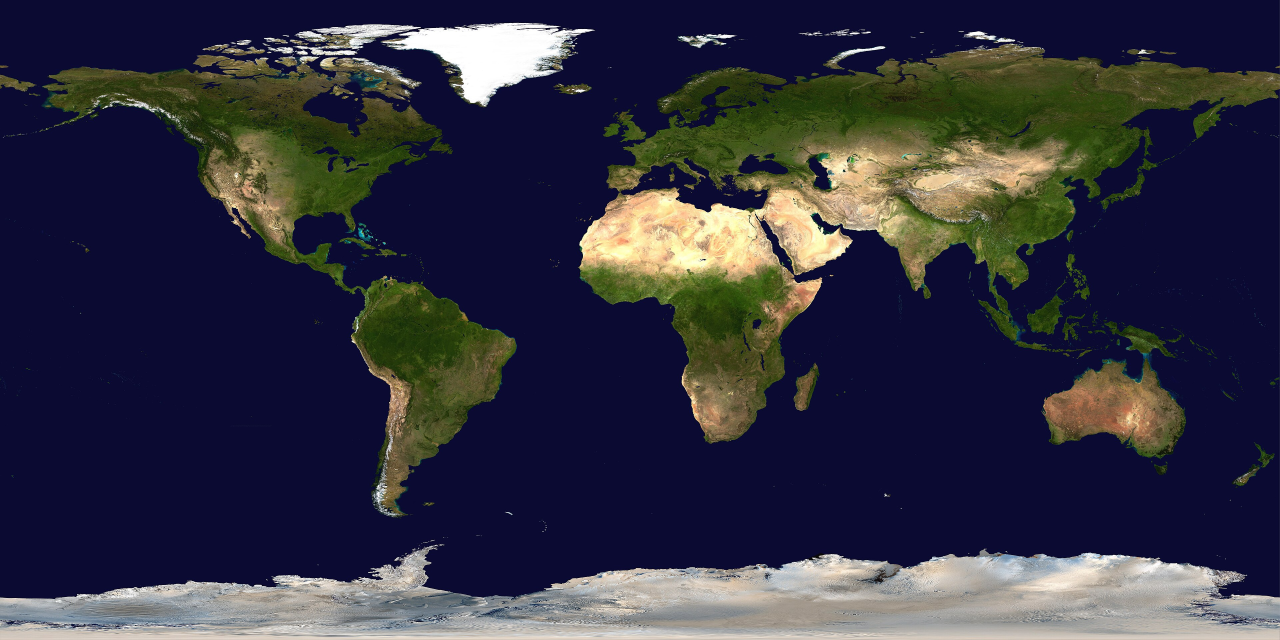
#> input picture assets/map/blue-marble.jpg, 3840 x 1920 px (shown at 1/3 size); its folder holds only this picture in this run
$ python -i motion.py   (imports and definitions only)
#> lines starting #> are read from the running program, lines starting #| are printed output that depends on the picture
"""Map-style motion graphics (like the "every second on Earth" Shorts).

A scene in a "style": "map" script can say where the camera goes and what pops up:

    {"text": "Around four babies are born.",
     "region": "asia",              # a name from REGIONS, or "space" for the globe
     "icons": ["👶"], "icon_count": 6,
     "number": "4", "label": "babies"}

The video is drawn frame by frame with Pillow and piped into ffmpeg. A matching
sound-effects track (pops, whooshes, ticks, a ding) is built at the same time.
Everything used is free: NASA Blue Marble (public domain), Noto Color Emoji
(SIL Open Font License) and sound effects made here in code.
"""
from __future__ import annotations

import json
import math
import random
import re
import subprocess
import wave
from functools import lru_cache
from pathlib import Path

import numpy as np
from PIL import Image, ImageDraw, ImageEnhance, ImageFilter, ImageFont

from .common import ROOT, font_file, log

MAP_DIR = ROOT / "assets" / "map"
SR = 48000

# lon, lat, visible width in degrees (portrait frame shows width * 16/9 of height)
REGIONS = {
    "world": (20, 15, 100), "earth": (20, 15, 100),
    "asia": (95, 30, 70), "south_asia": (80, 22, 40), "india": (79, 22, 32),
    "bangladesh": (90, 23.7, 12), "china": (104, 34, 42), "japan": (138, 37, 20),
    "korea": (127.5, 36.5, 12), "indonesia": (118, -2, 40), "southeast_asia": (110, 10, 40),
    "russia": (95, 60, 80), "middle_east": (45, 27, 35), "arabia": (45, 23, 28),
    "europe": (15, 50, 42), "uk": (-2, 54, 12), "france": (2.5, 46.5, 12),
    "italy": (12.5, 42.5, 12), "scandinavia": (15, 63, 25),
    "africa": (20, 3, 70), "sahara": (10, 23, 40), "egypt": (30, 26, 18),
    "east_africa": (37, 0, 28), "madagascar": (47, -19, 14),
    "north_america": (-100, 45, 75), "usa": (-98, 39, 50), "canada": (-100, 58, 60),
    "mexico": (-102, 23, 28), "alaska": (-152, 63, 30), "greenland": (-42, 70, 45),
    "south_america": (-60, -17, 62), "brazil": (-52, -10, 42), "amazon": (-62, -4, 28),
    "andes": (-70, -20, 30), "australia": (134, -25, 48), "new_zealand": (172, -41, 18),
    "pacific": (-160, 0, 90), "atlantic": (-35, 20, 80), "indian_ocean": (75, -15, 80),
    "arctic": (0, 72, 90), "antarctica": (0, -68, 90), "himalaya": (86, 28, 18),
    "hawaii": (-157, 20.5, 8), "caribbean": (-72, 18, 25),
}
SPACE = {"space", "globe", "orbit", "planet", "sun"}

# sound effect played when an icon with one of these emoji pops in
ICON_SFX = {"⚡": "thunder", "🌩": "thunder", "💰": "cash", "💵": "cash", "💸": "cash",
            "🪙": "cash", "💥": "boom", "🌋": "boom", "🔥": "boom", "❤": "ding",
            "⏰": "tick", "⏱": "tick"}


# ----------------------------------------------------------------- helpers
def _ease(t: float) -> float:            # ease in-out cubic, 0..1
    t = min(max(t, 0.0), 1.0)
    return 4 * t * t * t if t < .5 else 1 - (-2 * t + 2) ** 3 / 2


# [4 lines left out: function _back, not called in this run]


def _out(t: float) -> float:
    t = min(max(t, 0.0), 1.0)
    return 1 - (1 - t) ** 3


# [44 lines left out: functions _font, _emoji_font_path, emoji_image, parse_number, not called in this run]


def format_number(v: float, dec: int, commas: bool) -> str:
    return f"{v:,.{dec}f}" if commas else f"{v:.{dec}f}"


# ------------------------------------------------------------------- map
def load_map() -> Image.Image:
    """The world map (equirectangular). NASA Blue Marble if present, else drawn."""
    jpg = MAP_DIR / "blue-marble.jpg"
    if jpg.exists():
        img = Image.open(jpg).convert("RGB")
#> img is the input picture: PIL image 3840x1920 RGB; mean R, G, B 50.3, 49.9, 65.1
        if img.width > 5400:
            img = img.resize((5400, 2700), Image.LANCZOS)
        img = _brighter_ocean(img)
        img = ImageEnhance.Color(img).enhance(1.25)
        img = ImageEnhance.Contrast(img).enhance(1.08)
        return img
    return _drawn_map()


def _brighter_ocean(img: Image.Image) -> Image.Image:
    """Blue Marble's flat navy sea -> a livelier blue, deeper towards the poles."""
    a = np.asarray(img).astype(np.float32)
    r, g, b = a[..., 0], a[..., 1], a[..., 2]
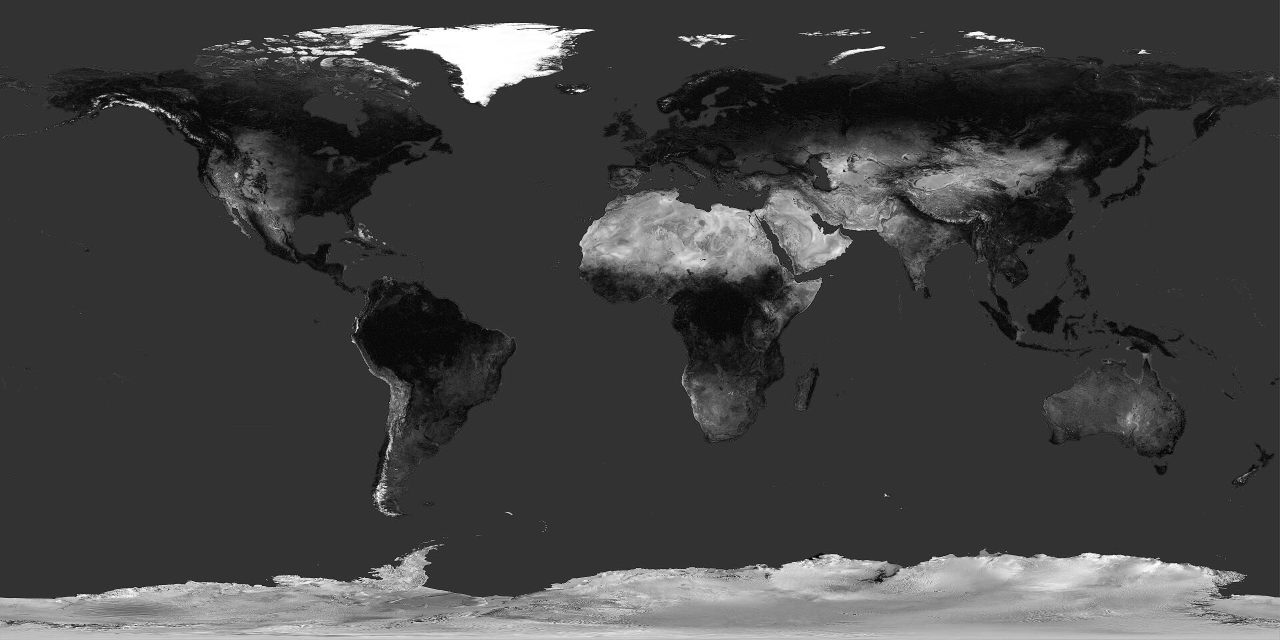
#> b: shape (1920, 3840) float32 (shown at 1/3 size); min 0, max 255, mean 65.1
    sea = np.clip((b - np.maximum(r, g) * 1.15) / 25, 0, 1) * np.clip((90 - (r + g + b) / 3) / 30, 0, 1)
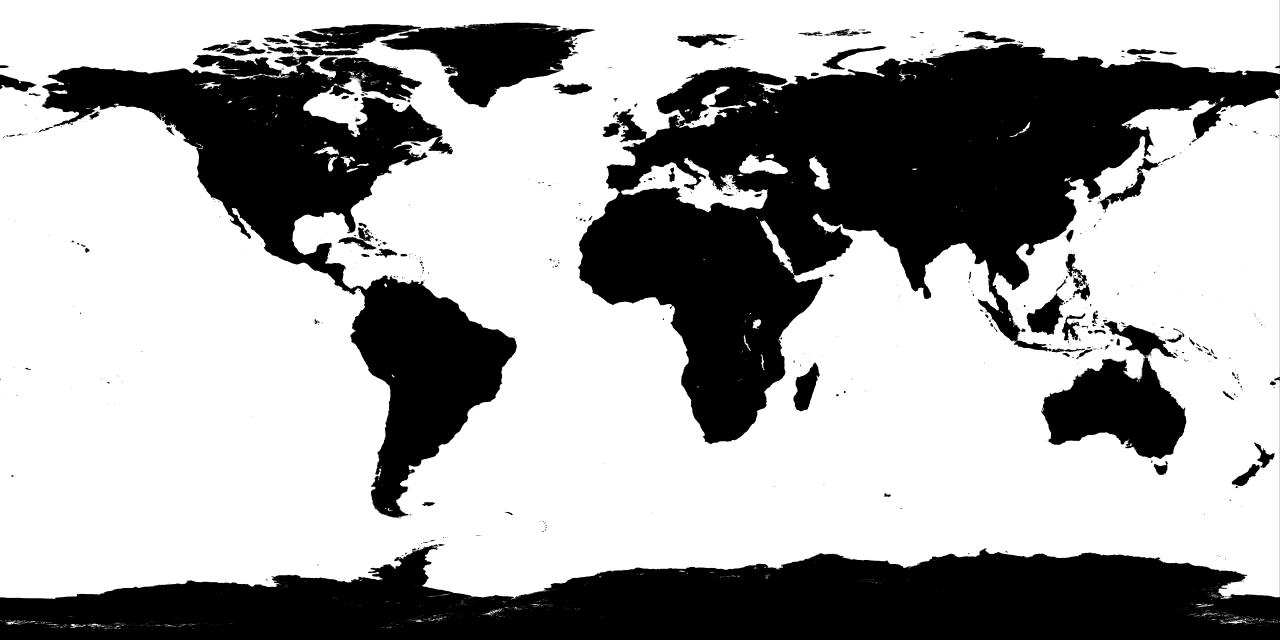
#> sea: shape (1920, 3840) float32 (shown at 1/3 size); min 0, max 1, mean 0.649
    h, w = sea.shape
#> h = 1920; w = 3840
    y = np.abs(np.linspace(-1, 1, h))[:, None]
    rnd = np.random.default_rng(5)
    small = Image.fromarray((rnd.random((h // 40 + 1, w // 40 + 1)) * 255).astype(np.uint8))
    tex = np.asarray(small.resize((w, h), Image.BICUBIC), np.float32) / 255 - .5
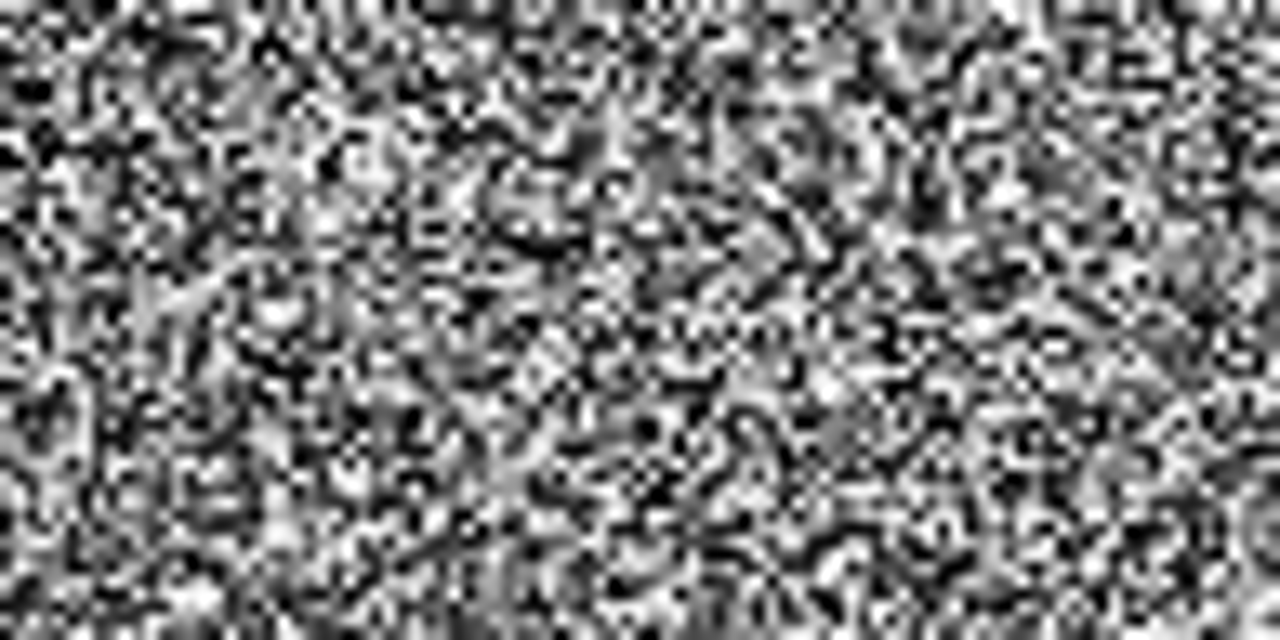
#> tex: shape (1920, 3840) float32 (shown at 1/3 size); min -0.5, max 0.5, mean -0.00926; drawn with min black and max white
    blue = np.dstack([18 + 10 * (1 - y) + 8 * tex, 70 + 45 * (1 - y) + 14 * tex,
                      135 + 55 * (1 - y) + 14 * tex])
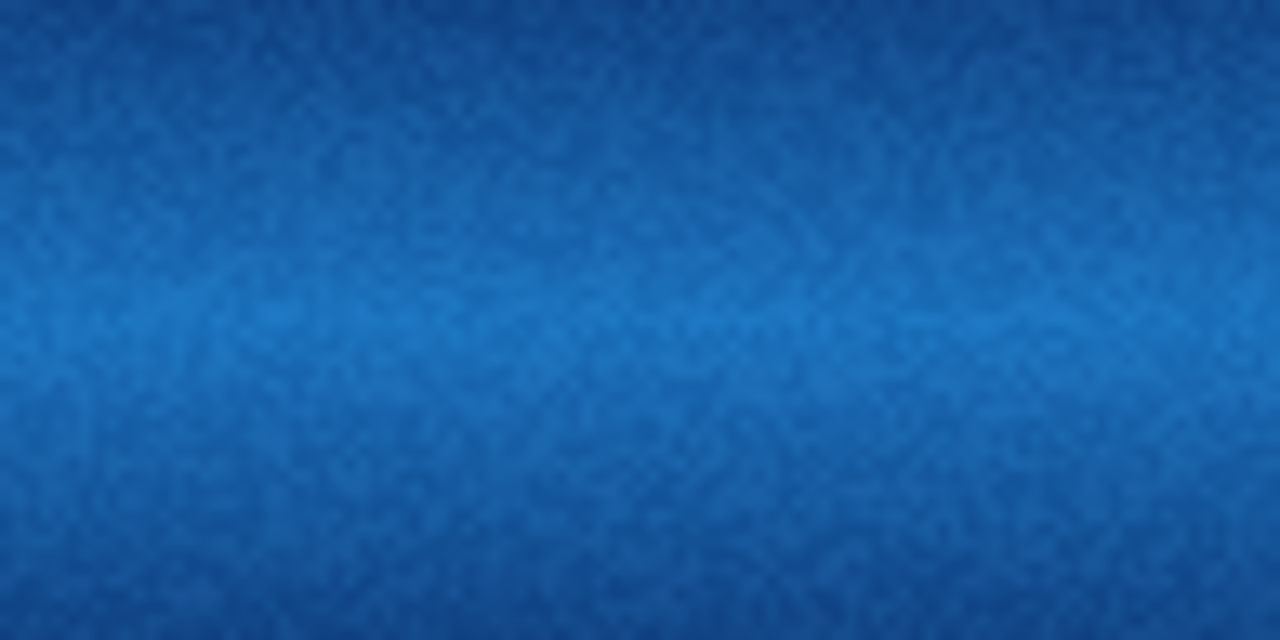
#> blue: shape (1920, 3840, 3) float64 (shown at 1/3 size); mean of channels 0, 1, 2 22.9, 92.4, 162.4; drawn as R, G, B
    soft = np.asarray(Image.fromarray((sea * 255).astype(np.uint8)).filter(ImageFilter.GaussianBlur(1.5)),
                      np.float32)[..., None] / 255
    out = a * (1 - soft) + blue * soft
    return Image.fromarray(np.clip(out, 0, 255).astype(np.uint8), "RGB")


# [21 lines left out: function _drawn_map, not called in this run]


class World:
    # [83 lines left out: functions __init__, view, sun_tex, globe, _stars, not called in this run]


# ----------------------------------------------------------------- frames
class Scene:
    # [117 lines left out: functions __init__, camera, _spots, _text_img, _label_img, _paste_scaled and 1 more, not called in this run]


class Painter:
    # [97 lines left out: functions __init__, background, _orbit, frame, not called in this run]


# ------------------------------------------------------------------- sound
def _env(n: int, attack: float, decay: float) -> np.ndarray:
    t = np.arange(n) / SR
    return np.minimum(t / max(attack, 1e-4), 1) * np.exp(-t / decay)


# [71 lines left out: function make_sfx, not called in this run]


@lru_cache(maxsize=64)
def _sfx_cached(kind: str, seed: int) -> np.ndarray:
    return make_sfx(kind, seed)


# how loud each kind sits, before matching to the voice
KIND_GAIN = {"pop": .55, "bubble": .6, "click": .6, "tick": .18, "ding": .35, "whoosh": .55,
             "swish": .5, "cash": .45, "thunder": .5, "boom": .5}


# [111 lines left out: functions _speech_rms, write_sfx, build_sfx, render_track, not called in this run]

>>> result = load_map()
#> in load_map, `img = ImageEnhance.Color(img).enhance(1.25)`:
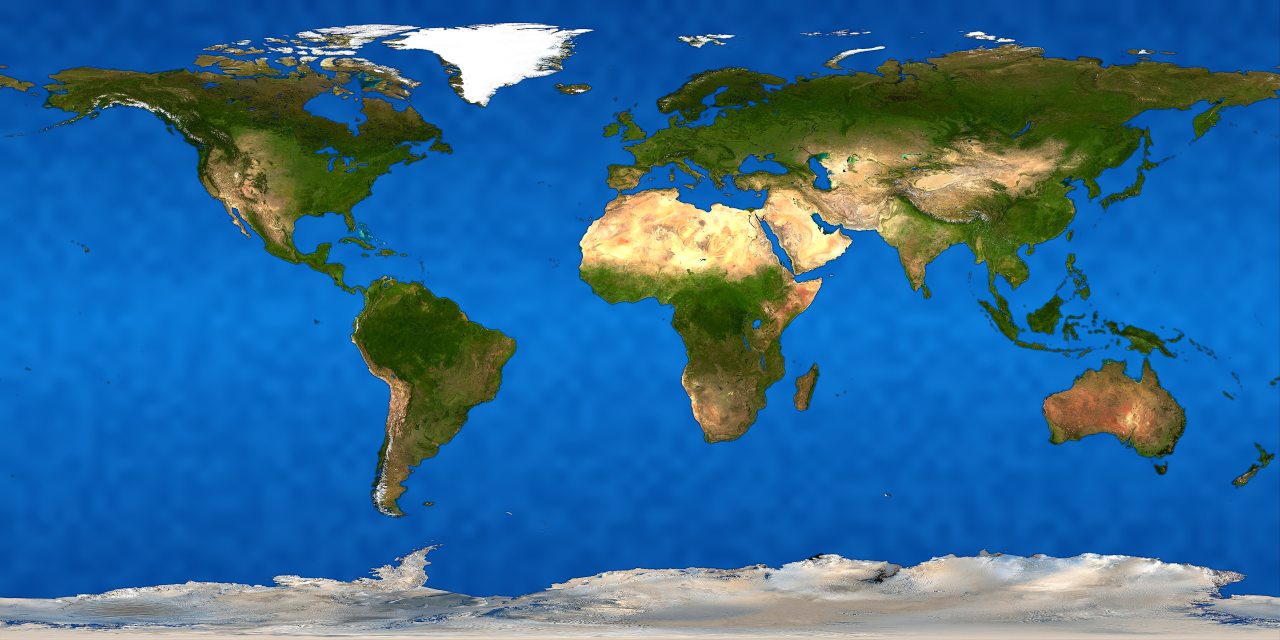
#> img: PIL image 3840x1920 RGB (shown at 1/3 size); mean R, G, B 48.2, 106, 150.2
